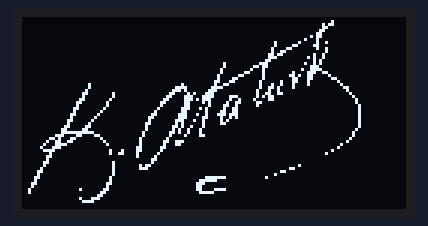
Simulated run of this sketch. Board: Arduino Uno, built with avr-gcc and run on an emulated ATmega328P. Shown: 128×64 one-colour display.

Above: at 0.1 s.
At 2.6 s:
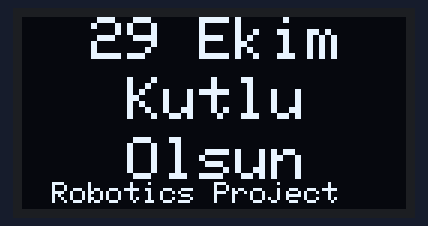

The sketch:

29ekim.ino
```cpp
int sayi;
#include <Wire.h>
#include <Adafruit_GFX.h>
#include <Adafruit_SSD1306.h>
Adafruit_SSD1306 display;

const unsigned char PROGMEM ataturk [] = {
0x00, 0x00, 0x00, 0x00, 0x00, 0x00, 0x00, 0x00, 0x00, 0x00, 0x00, 0x00, 0x00, 0x00, 0x00, 0x00,
0x00, 0x00, 0x00, 0x00, 0x00, 0x00, 0x00, 0x00, 0x00, 0x00, 0x00, 0x00, 0x01, 0x00, 0x00, 0x00,
0x00, 0x00, 0x00, 0x00, 0x00, 0x00, 0x00, 0x00, 0x00, 0x00, 0x00, 0x00, 0x0B, 0x00, 0x00, 0x00,
0x00, 0x00, 0x00, 0x00, 0x00, 0x00, 0x00, 0x00, 0x00, 0x00, 0x00, 0x00, 0x0C, 0x00, 0x00, 0x00,
0x00, 0x00, 0x00, 0x00, 0x00, 0x00, 0x00, 0x00, 0x00, 0x00, 0x00, 0x00, 0x18, 0x00, 0x00, 0x00,
0x00, 0x00, 0x00, 0x00, 0x00, 0x00, 0x00, 0x00, 0x00, 0x00, 0x00, 0x00, 0x30, 0x00, 0x00, 0x00,
0x00, 0x00, 0x00, 0x00, 0x00, 0x00, 0x00, 0x00, 0x00, 0x00, 0x00, 0x00, 0xB0, 0x00, 0x00, 0x00,
0x00, 0x00, 0x00, 0x00, 0x00, 0x00, 0x00, 0x00, 0x00, 0x00, 0x00, 0x02, 0x20, 0x00, 0x00, 0x00,
0x00, 0x00, 0x00, 0x00, 0x00, 0x00, 0x00, 0x00, 0x00, 0x00, 0x08, 0x08, 0x24, 0x00, 0x00, 0x00,
0x00, 0x00, 0x00, 0x00, 0x00, 0x00, 0x00, 0x00, 0x00, 0x00, 0x08, 0x30, 0x60, 0x00, 0x00, 0x00,
0x00, 0x00, 0x00, 0x00, 0x00, 0x00, 0x00, 0x00, 0x00, 0x00, 0x10, 0xC0, 0x24, 0x00, 0x00, 0x00,
0x00, 0x00, 0x00, 0x00, 0x00, 0x00, 0x00, 0x00, 0x00, 0x00, 0x13, 0x00, 0x04, 0x00, 0x00, 0x00,
0x00, 0x00, 0x00, 0x00, 0x00, 0x00, 0x00, 0x00, 0x00, 0x00, 0x36, 0x00, 0x48, 0x00, 0x00, 0x00,
0x00, 0x00, 0x00, 0x00, 0x00, 0x00, 0x00, 0x00, 0x00, 0x00, 0x38, 0x01, 0x48, 0x00, 0x00, 0x00,
0x00, 0x00, 0x00, 0x00, 0x00, 0x00, 0x00, 0x00, 0x00, 0x00, 0x60, 0x00, 0x50, 0x00, 0x00, 0x00,
0x00, 0x00, 0x00, 0x00, 0x00, 0x00, 0x00, 0x00, 0x10, 0x01, 0xC0, 0x02, 0x50, 0x00, 0x00, 0x00,
0x00, 0x00, 0x00, 0x00, 0x00, 0x00, 0x00, 0x00, 0x10, 0x06, 0xC0, 0x00, 0xE0, 0x00, 0x00, 0x00,
0x00, 0x00, 0x00, 0x00, 0x00, 0x00, 0x00, 0x00, 0x20, 0x08, 0x80, 0x04, 0xF0, 0x00, 0x00, 0x00,
0x00, 0x00, 0x00, 0x00, 0x00, 0x00, 0x00, 0x00, 0x20, 0x30, 0x80, 0x21, 0xCC, 0x00, 0x00, 0x00,
0x00, 0x00, 0x00, 0x00, 0x00, 0x00, 0x00, 0x00, 0x40, 0xC0, 0x80, 0x69, 0x82, 0x00, 0x00, 0x00,
0x00, 0x00, 0x00, 0x00, 0x00, 0x00, 0x00, 0x00, 0x43, 0x00, 0x80, 0x31, 0x81, 0x80, 0x00, 0x00,
0x00, 0x00, 0x00, 0x00, 0x00, 0x00, 0x00, 0x00, 0xC6, 0x01, 0x02, 0x31, 0x00, 0x40, 0x00, 0x00,
0x00, 0x00, 0x02, 0x00, 0x00, 0x00, 0x04, 0x00, 0x98, 0x01, 0x12, 0x21, 0x00, 0x20, 0x00, 0x00,
0x00, 0x00, 0x02, 0x00, 0x00, 0x00, 0x1E, 0x01, 0xE0, 0x01, 0x34, 0x20, 0x00, 0x18, 0x00, 0x00,
0x00, 0x00, 0x04, 0x00, 0x00, 0x00, 0x3A, 0x03, 0x80, 0x02, 0x24, 0x00, 0x00, 0x08, 0x00, 0x00,
0x00, 0x00, 0x0C, 0x02, 0x00, 0x00, 0x61, 0x47, 0x00, 0x02, 0x66, 0x00, 0x00, 0x04, 0x00, 0x00,
0x00, 0x00, 0x08, 0x02, 0x00, 0x00, 0xC3, 0x8F, 0x07, 0x02, 0xB0, 0x00, 0x00, 0x02, 0x00, 0x00,
0x00, 0x00, 0x18, 0x04, 0x00, 0x01, 0x83, 0xAE, 0x04, 0x84, 0x30, 0x00, 0x00, 0x01, 0x00, 0x00,
0x00, 0x00, 0x30, 0x08, 0x00, 0x03, 0x03, 0x0A, 0x09, 0x83, 0x00, 0x00, 0x00, 0x01, 0x00, 0x00,
0x00, 0x00, 0x20, 0x08, 0x00, 0x02, 0x03, 0x02, 0x19, 0x02, 0x00, 0x00, 0x00, 0x00, 0x80, 0x00,
0x00, 0x00, 0x60, 0x10, 0x00, 0x04, 0x07, 0x14, 0x13, 0x00, 0x00, 0x00, 0x00, 0x00, 0x80, 0x00,
0x00, 0x00, 0x40, 0x20, 0x00, 0x08, 0x06, 0x04, 0x33, 0x00, 0x00, 0x00, 0x00, 0x00, 0x80, 0x00,
0x00, 0x00, 0xC0, 0x40, 0x00, 0x18, 0x0E, 0x24, 0x77, 0x00, 0x00, 0x00, 0x00, 0x00, 0x80, 0x00,
0x00, 0x00, 0x80, 0x80, 0x00, 0x30, 0x0E, 0x0C, 0x25, 0x00, 0x00, 0x00, 0x00, 0x00, 0x80, 0x00,
0x00, 0x01, 0x81, 0x00, 0x00, 0x20, 0x1C, 0x48, 0x28, 0x00, 0x00, 0x00, 0x00, 0x00, 0x80, 0x00,
0x00, 0x01, 0x02, 0x00, 0x00, 0x60, 0x14, 0x08, 0x30, 0x00, 0x00, 0x00, 0x00, 0x00, 0x80, 0x00,
0x00, 0x03, 0x06, 0x00, 0x00, 0x40, 0x34, 0x88, 0x00, 0x00, 0x00, 0x00, 0x00, 0x00, 0x80, 0x00,
0x00, 0x06, 0x0C, 0x00, 0x00, 0x40, 0x29, 0x10, 0x00, 0x00, 0x00, 0x00, 0x00, 0x01, 0x00, 0x00,
0x00, 0x07, 0xFF, 0x00, 0x00, 0x80, 0x69, 0x10, 0x00, 0x00, 0x00, 0x00, 0x00, 0x02, 0x00, 0x00,
0x00, 0x1C, 0x30, 0xC0, 0x00, 0x80, 0x42, 0x18, 0x00, 0x00, 0x00, 0x00, 0x00, 0x02, 0x00, 0x00,
0x00, 0x68, 0xC0, 0x20, 0x01, 0x00, 0x80, 0x00, 0x00, 0x00, 0x00, 0x00, 0x00, 0x04, 0x00, 0x00,
0x00, 0x99, 0x80, 0x10, 0x01, 0x01, 0x9C, 0x00, 0x00, 0x00, 0x00, 0x00, 0x00, 0x08, 0x00, 0x00,
0x01, 0x1E, 0x00, 0x08, 0x01, 0x01, 0x18, 0x00, 0x00, 0x00, 0x00, 0x00, 0x00, 0x20, 0x00, 0x00,
0x02, 0x38, 0x00, 0x00, 0x03, 0x03, 0x00, 0x00, 0x00, 0x00, 0x00, 0x00, 0x00, 0x40, 0x00, 0x00,
0x01, 0xE0, 0x00, 0x04, 0x43, 0x02, 0x00, 0x00, 0x00, 0x00, 0x00, 0x00, 0x01, 0x00, 0x00, 0x00,
0x00, 0x40, 0x00, 0x04, 0xC2, 0x04, 0x00, 0x00, 0x00, 0x00, 0x00, 0x00, 0x04, 0x00, 0x00, 0x00,
0x00, 0xC0, 0x00, 0x00, 0x02, 0x08, 0x00, 0x00, 0x00, 0x00, 0x00, 0x00, 0x00, 0x00, 0x00, 0x00,
0x00, 0x80, 0x00, 0x00, 0x00, 0x18, 0x00, 0x00, 0x00, 0x00, 0x00, 0x00, 0x00, 0x00, 0x00, 0x00,
0x01, 0x80, 0x00, 0x02, 0x00, 0x10, 0x00, 0x00, 0x00, 0x00, 0x00, 0x00, 0x00, 0x00, 0x00, 0x00,
0x01, 0x00, 0x00, 0x02, 0x01, 0x60, 0x00, 0x00, 0x00, 0x00, 0x00, 0x08, 0x00, 0x00, 0x00, 0x00,
0x02, 0x00, 0x00, 0x02, 0x01, 0xC0, 0x00, 0x00, 0x00, 0x00, 0x00, 0x60, 0x00, 0x00, 0x00, 0x00,
0x06, 0x00, 0x00, 0x02, 0x00, 0x00, 0x00, 0x00, 0x00, 0x00, 0x03, 0x00, 0x00, 0x00, 0x00, 0x00,
0x04, 0x00, 0x00, 0x02, 0x00, 0x00, 0x00, 0x00, 0x00, 0x00, 0x08, 0x00, 0x00, 0x00, 0x00, 0x00,
0x0C, 0x00, 0x00, 0x04, 0x00, 0x00, 0x00, 0x07, 0xF0, 0x00, 0x40, 0x00, 0x00, 0x00, 0x00, 0x00,
0x08, 0x00, 0x00, 0x04, 0x00, 0x00, 0x00, 0x1F, 0x80, 0x00, 0x00, 0x00, 0x00, 0x00, 0x00, 0x00,
0x18, 0x00, 0x00, 0x0C, 0x00, 0x00, 0x00, 0x38, 0x00, 0x00, 0x00, 0x00, 0x00, 0x00, 0x00, 0x00,
0x10, 0x00, 0x00, 0x08, 0x00, 0x00, 0x00, 0x30, 0x00, 0x00, 0x00, 0x00, 0x00, 0x00, 0x00, 0x00,
0x20, 0x00, 0x10, 0x18, 0x00, 0x00, 0x00, 0x30, 0xF0, 0x00, 0x00, 0x00, 0x00, 0x00, 0x00, 0x00,
0x20, 0x00, 0x00, 0x30, 0x00, 0x00, 0x00, 0x1F, 0x00, 0x00, 0x00, 0x00, 0x00, 0x00, 0x00, 0x00,
0x00, 0x00, 0x00, 0x60, 0x00, 0x00, 0x00, 0x00, 0x00, 0x00, 0x00, 0x00, 0x00, 0x00, 0x00, 0x00,
0x00, 0x00, 0x11, 0xC0, 0x00, 0x00, 0x00, 0x00, 0x00, 0x00, 0x00, 0x00, 0x00, 0x00, 0x00, 0x00,
0x00, 0x00, 0x0F, 0x00, 0x00, 0x00, 0x00, 0x00, 0x00, 0x00, 0x00, 0x00, 0x00, 0x00, 0x00, 0x00,
0x00, 0x00, 0x00, 0x00, 0x00, 0x00, 0x00, 0x00, 0x00, 0x00, 0x00, 0x00, 0x00, 0x00, 0x00, 0x00,
0x00, 0x00, 0x00, 0x00, 0x00, 0x00, 0x00, 0x00, 0x00, 0x00, 0x00, 0x00, 0x00, 0x00, 0x00, 0x00

};
void setup()   {
  display.begin(SSD1306_SWITCHCAPVCC, 0x3C);
  Wire.begin();


  // miniature bitmap display
}


void loop() {
  display.clearDisplay();
  display.drawBitmap(0, 0, ataturk, 128, 64, WHITE);
  display.setTextColor(WHITE);
  display.setTextSize(1);
  display.display();
  delay(2500);
  display.clearDisplay();
  display.setCursor(10,55);
  display.print("Robotics Project");
  display.setTextSize(2);
  display.setCursor(23,0);
  display.print("29 Ekim");
  display.setCursor(35,20);
  display.print("Kutlu");
  display.setCursor(35,40);
  display.print("Olsun");
  display.display();
  delay(2500);
/*  sayi=sayi+1;
  display.setTextColor(WHITE);
  display.setTextSize(2);
  display.setCursor(0,0);
  display.println(sayi);
  display.setTextSize(3);
  display.println(sayi);
  display.display();
  display.clearDisplay();
 */
}
```

Measured:
- what the display in image 1 shows lasts 2.5 s, from 2.6 s to 5.1 s
